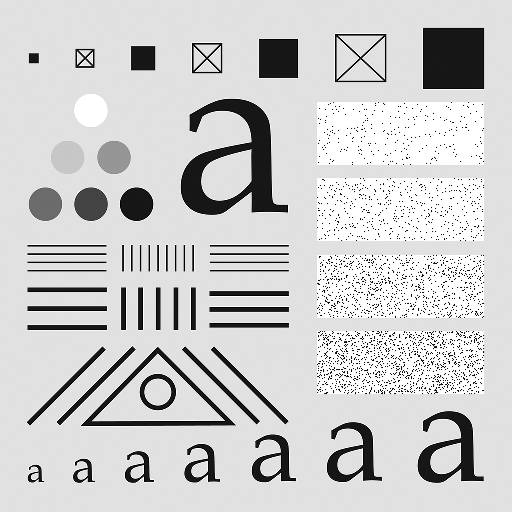
%> input picture IPR/Tutorial/Tut06/lab06-pics/testpattern512.tif, 512 x 512 px
$ octave lab06_task1.m   (GNU Octave 9; MATLAB toolbox functions it lacks are replaced by stand-ins)
%> lines starting %> are read from the running program, lines starting %| are printed output that depends on the picture
clc;
clear ALL;
close ALL;

IMG1 = im2double(imread('lab06-pics/testpattern512.tif'));
%> IMG1: size 512x512 double; min 0, max 1, mean 0.802
subplot(2,3,1);
imshow(IMG1), title('Origin');

G1 = imnoise(IMG1,'gaussian',0.05);
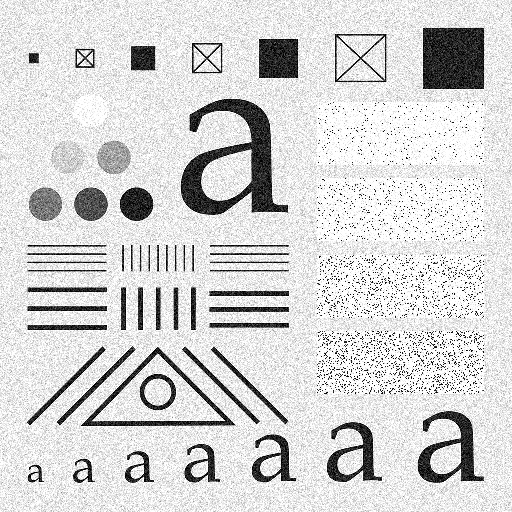
%> G1: size 512x512 double; min 0, max 1, mean 0.831
subplot(2,3,2);
imshow(G1), title('Mild');

G2 = imnoise(IMG1,'gaussian',0.15);
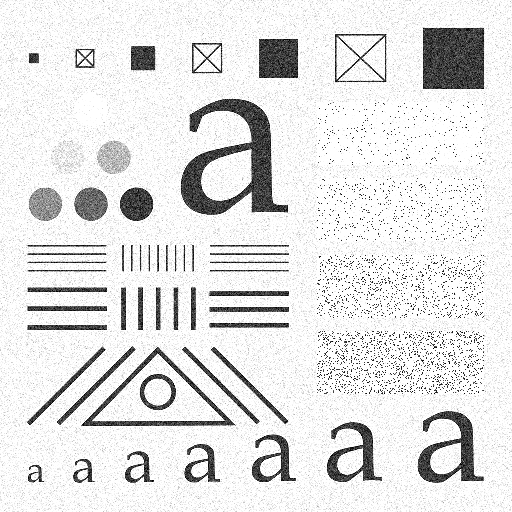
%> G2: size 512x512 double; min 0, max 1, mean 0.887
subplot(2,3,3);
imshow(G2), title('Intermediate');

G3 = imnoise(IMG1,'gaussian',0.5);
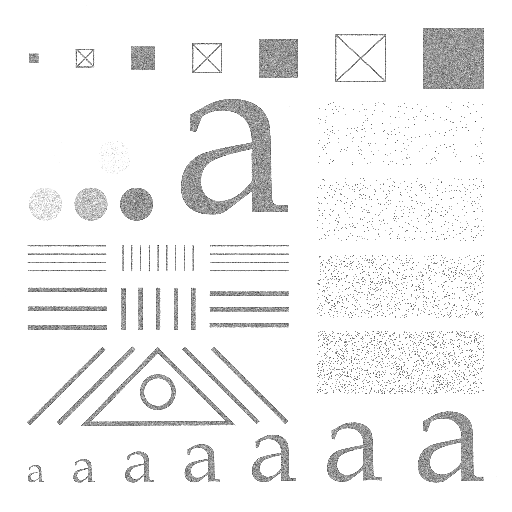
%> G3: size 512x512 double; min 0.149, max 1, mean 0.951
subplot(2,3,4);
imshow(G3), title('Heavy');

G4 = imnoise(IMG1,'gaussian',1.5);
%> G4: size 512x512 double; every value is 1
subplot(2,3,5);
imshow(G4), title('Extra heavy');
